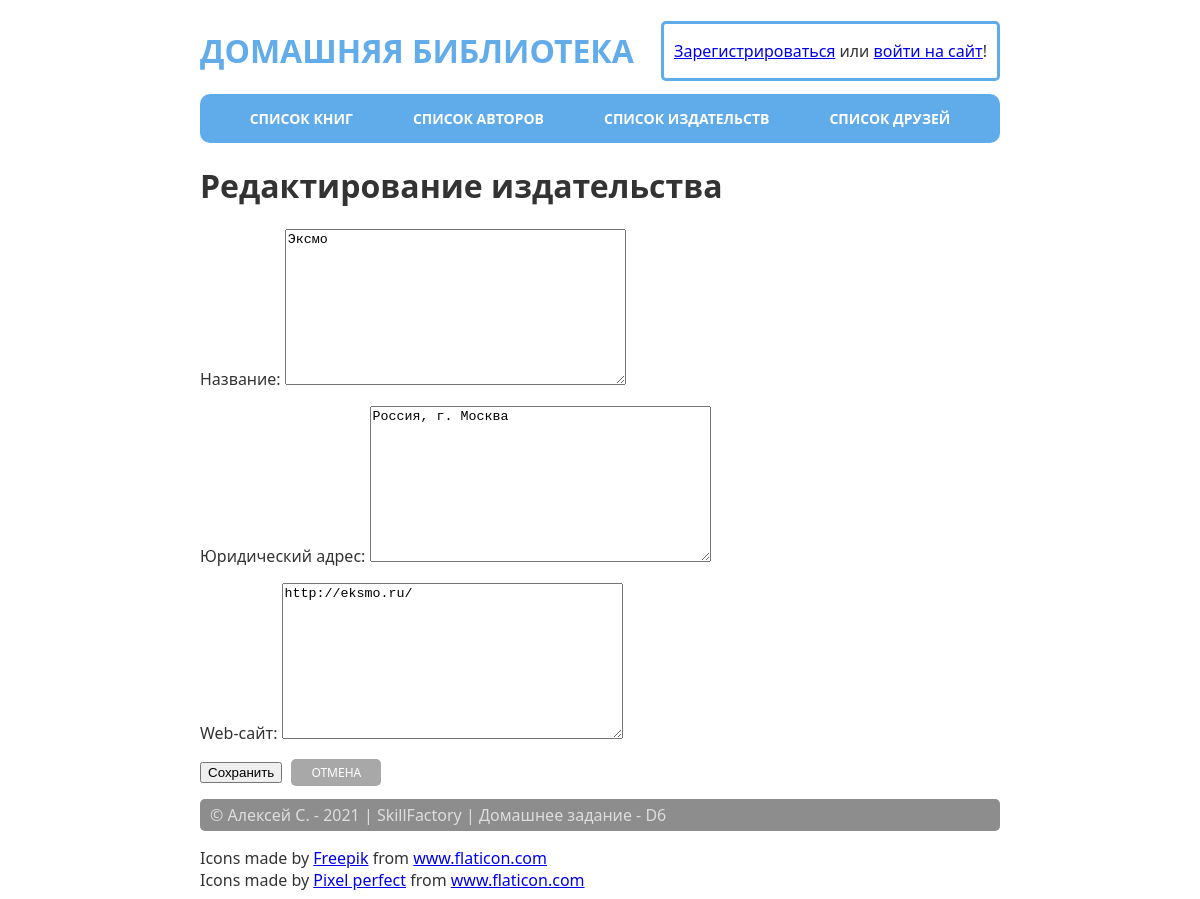
The page /publisher/1/edit/ on the database its author committed.
### home_library/models.py (models this page shows, shortened)
class Publisher(models.Model):
    name = models.TextField(verbose_name='Название')
    address = models.TextField(verbose_name='Юридический адрес')
    web = models.TextField(verbose_name='Web-сайт')

### home_library/views.py (the view)
# urls.py: path('publisher/<int:pk>/edit/', PublisherEdit.as_view(), name='publisher_edit'),
class PublisherEdit(authView, UpdateView):
    model = Publisher
    fields = '__all__'
    template_name = 'publisher_edit.html'

### home_library/views.py (called while the page is built)
    def get_context_data(self, **kwargs):
        context = super().get_context_data(**kwargs)
        context['show_login'] = True
        if self.request.user.is_authenticated:
            context['username'] = self.request.user.username
            if SocialAccount.objects.filter(user=self.request.user).exists():
                context['extra_data'] = SocialAccount.objects.get(user=self.request.user).extra_data
        return context

### templates/home_library/publisher_edit.html
{% extends 'base.html' %}
{% block extra_content %}
    <h1>Редактирование издательства</h1>
    <form action="" method="post">{% csrf_token %}
      {{ form.as_p }}
    <input type="submit" value="Сохранить" />
    <a class="link-cancel" href="{% url 'home_library:publishers' %}">Отмена</a>
</form>
{% endblock %}

### static/css/style.css (style rules this page uses)
body { font-family: 'Segoe UI', Tahoma, Geneva, Verdana, sans-serif; color: #333; }
.link-cancel { margin: 5px; padding: 5px 20px; background-color: rgb(168, 168, 168); border-radius: 5px; cursor: pointer; color: rgb(255, 255, 255); text-transform: uppercase; text-decoration: none; font-size: 12px; }

### rows shown on the page
Publisher: name "Эксмо", address "Россия, г. Москва", web "http://eksmo.ru/"
